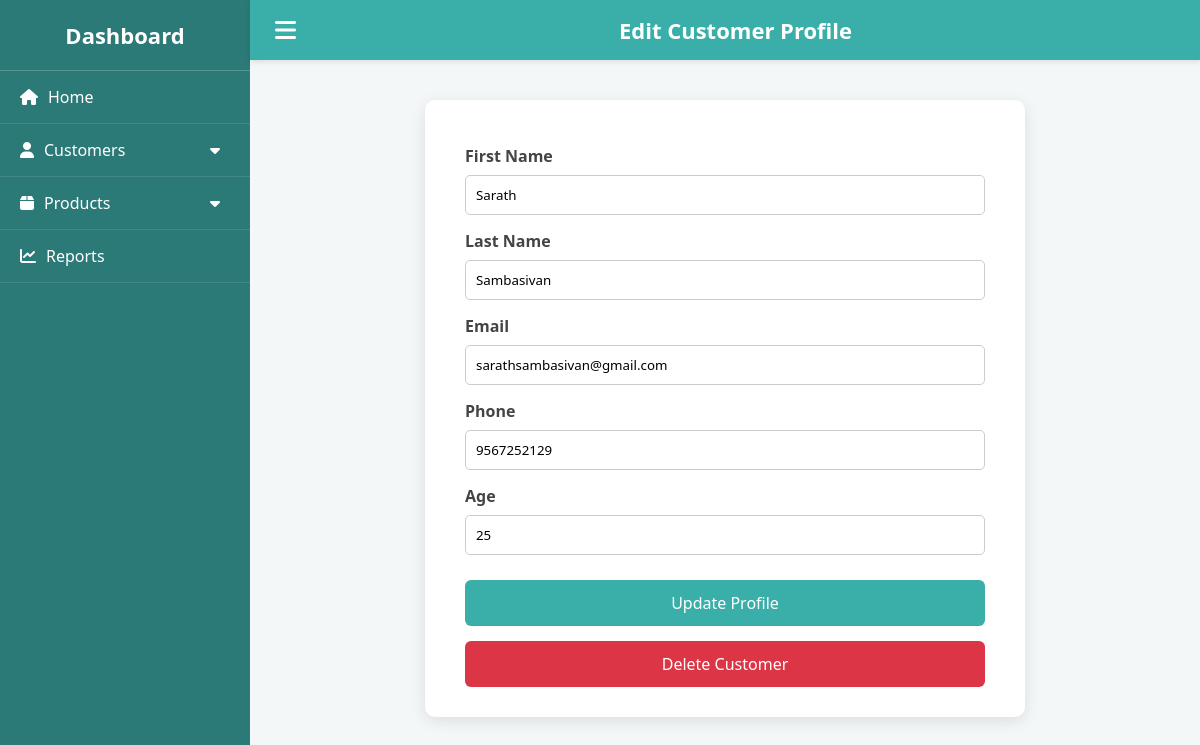
Screenshot of /customer/1/edit/ with the database file from the repository.
### myadmin/models.py (models this page shows, shortened)
class Customer(models.Model):
    mobile_number = models.CharField(max_length=15)
    age = models.IntegerField()
    gender = models.CharField()
    user = models.OneToOneField(User, on_delete=models.CASCADE,related_name='customer')

### myadmin/views.py (the view, shortened to what this page needs)
# urls.py: path('customer/<int:customer_id>/edit/', views.customer_edit_profile_view, name='customer_edit_profile'),
def customer_edit_profile_view(request, customer_id):
    customer = Customer.objects.get(id=customer_id)
    return render(request, 'customer_edit_profile.html', {'customer': customer})

### myadmin/templates/customer_edit_profile.html (shortened to what this page needs)
{% load static %}
<!DOCTYPE html>
<html lang="en">
<head>
  <link rel="stylesheet" href="https://cdnjs.cloudflare.com/ajax/libs/font-awesome/6.5.0/css/all.min.css">
</head>
<body>
  <div class="sidebar" id="sidebar">
    <h2>Dashboard</h2>
    <ul>
      <li><a href="{% url 'admin_home' %}"><i class="fa fa-home"></i><span>Home</span></a></li>
      <li class="dropdown">
        <a href="javascript:void(0);" onclick="toggleDropdown(this)">
          <i class="fa fa-user"></i> <span>Customers</span>
          <i class="fa fa-caret-down" style="margin-left:auto;"></i>
        </a>
      </li>
      <li class="dropdown">
        <a href="javascript:void(0);" onclick="toggleDropdown(this)">
          <i class="fa fa-box"></i> <span>Products</span>
          <i class="fa fa-caret-down" style="margin-left:auto;"></i>
        </a>
      </li>
      <li><a href="#"><i class="fa fa-chart-line"></i><span>Reports</span></a></li>
    </ul>
  </div>
  <div class="main">
    <div class="topbar">
      <i class="fa fa-bars menu-toggle" onclick="toggleSidebar()"></i>
      <h1>Edit Customer Profile</h1>
    </div>
    <div class="form-container">
      <form method="post">
        <label for="first_name">First Name</label>
        <input type="text" id="first_name" name="first_name" value="{{ customer.user.first_name }}" required>
        <label for="last_name">Last Name</label>
        <input type="text" id="last_name" name="last_name" value="{{ customer.user.last_name }}" required>
        <label for="email">Email</label>
        <input type="email" id="email" name="email" value="{{ customer.user.email }}" required>
        <label for="phone">Phone</label>
        <input type="text" id="phone" name="phone" value="{{ customer.mobile_number }}" readonly>
        <label for="age">Age</label>
        <input type="number" id="age" name="age" value="{{ customer.age }}">
        <button type="submit">Update Profile</button>
      </form>
      <form method="post" action="{% url 'customer_delete' customer.id %}" onsubmit="return confirm('Are you sure you want to delete this customer?');">
        <button type="submit" class="delete-btn">Delete Customer</button>
      </form>
    </div>
  </div>
</body>
</html>

### myadmin/templates/customer_edit_profile.html (style rules this page uses)
* { box-sizing: border-box; margin: 0; padding: 0; font-family: 'Segoe UI', sans-serif; }
body { display: flex; min-height: 100vh; background-color: #f4f7f8; color: #333; }
.sidebar { width: 250px; background-color: #2b7a78; color: #fff; transition: width 0.3s ease; overflow: hidden; flex-shrink: 0; }
.sidebar h2 { padding: 20px; font-size: 22px; text-align: center; border-bottom: 1px solid rgba(255,255,255,0.2); }
.sidebar ul { list-style: none; }
.sidebar ul li { border-bottom: 1px solid rgba(255,255,255,0.1); }
.sidebar ul li a { color: #fff; display: flex; align-items: center; padding: 15px 20px; text-decoration: none; transition: all 0.3s ease; }
.sidebar ul li i { margin-right: 10px; }
.main { flex: 1; display: flex; flex-direction: column; }
.topbar { background-color: #3aafa9; color: white; padding: 15px 25px; display: flex; align-items: center; justify-content: space-between; box-shadow: 0 2px 5px rgba(0,0,0,0.1); }
.menu-toggle { font-size: 24px; cursor: pointer; }
.topbar h1 { flex: 1; text-align: center; font-size: 22px; }
.form-container { width: 100%; max-width: 600px; margin: 40px auto; background: #fff; padding: 30px 40px; border-radius: 10px; box-shadow: 0 4px 15px rgba(0,0,0,0.1); }
form label { display: block; margin-top: 15px; font-weight: 600; color: #444; }
form input { width: 100%; padding: 10px; margin-top: 8px; border-radius: 5px; border: 1px solid #ccc; transition: border 0.3s ease; }
form button { margin-top: 25px; width: 100%; background-color: #3aafa9; border: none; padding: 12px; color: white; border-radius: 6px; font-size: 16px; cursor: pointer; transition: background 0.3s ease; }
.delete-btn { background-color: #dc3545 !important; margin-top: 15px; }

### rows the page displays
Customer: first_name "Sarath", last_name "Sambasivan", email "sarathsambasivan@gmail.com", phone "9567252129", age "25"
